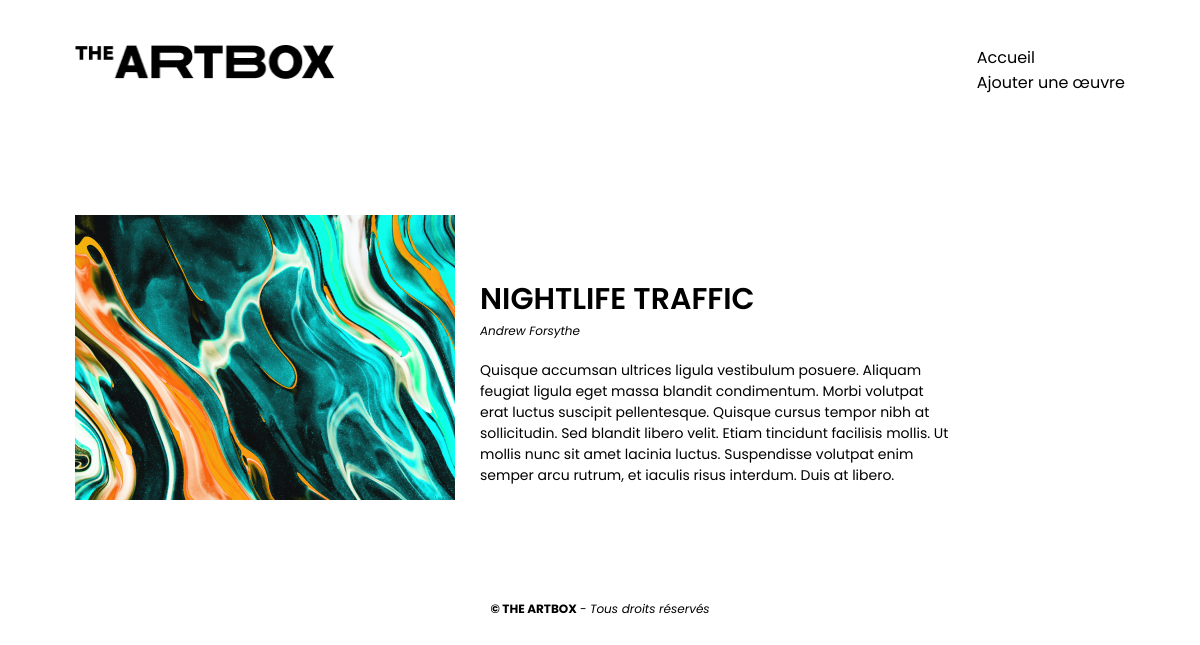
The app's page /artwork.php?id=3 with its own data.
### tables this page shows
CREATE TABLE `artworks`  (
  `id` int NOT NULL AUTO_INCREMENT,
  `name` varchar(255) NOT NULL,
  `author` varchar(255) NOT NULL,
  `image` varchar(255) NOT NULL,
  `description` text NOT NULL,
  PRIMARY KEY (`id`) USING BTREE
);

### artwork.php (the view, shortened to what this page needs)
<?php
require_once './config/database.php';
if(!isset($_GET['id']))
{
    header('Location: index.php');
    exit;
} else {
    $artwork = $db->prepare("SELECT * FROM artworks WHERE id = :id");
    $artwork->execute(array('id' => $_GET['id']));
    $artwork = $artwork->fetch();
}
?>
<article id="detail-oeuvre">
    <div id="img-oeuvre">
        <img src="<?php echo htmlspecialchars($artwork['image']) ?>"
             alt="<?php echo htmlspecialchars($artwork['name']) ?>">
    </div>
    <div id="contenu-oeuvre">
        <h1><?php echo $artwork['name'] ?></h1>
        <p class="description"><?php echo htmlspecialchars($artwork['author']) ?></p>
        <p class="description-complete"><?php echo htmlspecialchars($artwork['description']) ?></p>
    </div>
</article>

### assets/css/style.css (style rules this page uses)
html, body { margin: 0; }
* { box-sizing: border-box; font-family: 'Poppins', sans-serif; }
a { text-decoration: none; color: inherit; }
header { display: flex; justify-content: space-between; max-width: 1080px; margin: auto; padding: 45px 15px; }
#logo { width: 260px; }
header ul { list-style: none; padding: 0; margin: 0; }
main { max-width: 1080px; margin: auto; }
footer { text-align: center; font-size: 12px; }
.oeuvre h2, #detail-oeuvre h1 { text-transform: uppercase; margin-top: 0; margin-bottom: 0; font-weight: 600; font-size: 30px; }
.oeuvre .description, #detail-oeuvre .description { font-style: italic; margin-top: 0; font-size: 12px; margin-bottom: 20px; }
#detail-oeuvre { display: flex; flex-wrap: wrap; align-items: end; margin-bottom: 100px; margin-top: 75px; font-size: 14px; padding: 0 15px; }
#img-oeuvre { margin-right: 25px; }
#img-oeuvre img { max-width: 470px; margin: auto; display: block; }
#contenu-oeuvre { max-width: 470px; }

### records on screen
artworks: image (picture), name "NIGHTLIFE TRAFFIC", author "Andrew Forsythe", description "Quisque accumsan ultrices ligula vestibulum posuere. Aliquam feugiat ligula eget massa blandit condimentum. Morbi volutpat erat luctus suscipit pellentesque. Quisque cursus tempor nibh at sollicitudin. Sed blandit libero velit. Etiam tincidunt facilisis mollis. Ut mollis nunc sit amet lacinia luctus. Suspendisse volutpat enim semper arcu rutrum, et iaculis risus interdum. Duis at libero."
